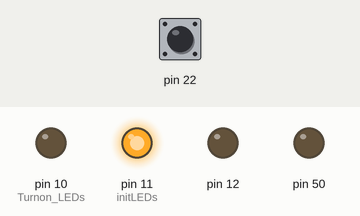
Simulated run of this program. Board: Arduino Mega 2560, built with avr-gcc and run on an emulated ATmega2560. Parts: output pins drawn as LEDs (lit = HIGH). Inputs (shaded band) come from the test bench; at power-on: pin 22 HIGH.

Above: at 0.1 s.
At 2.8 s:
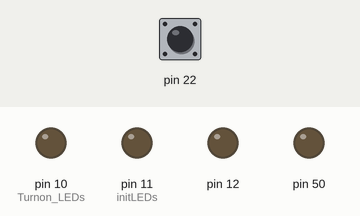
2.9 s: pin 22 pulled LOW for 1.2 s
At 7.9 s:
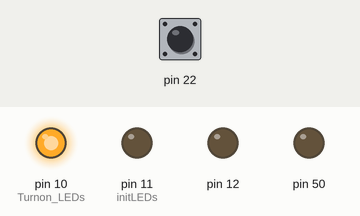
Timing chart, 0 to 11.6 s (numbered marks = the images above; inputs shaded):
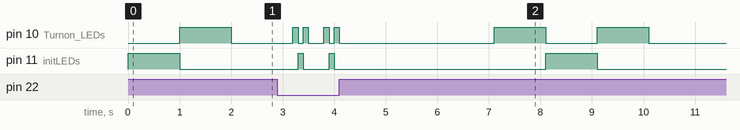

The program:

main.cpp
```cpp
#include <Arduino.h>
#include <avr/io.h>
#include <util/delay.h>
#include "led.h"
#include "switch.h"
#define SHORT_DELAY 100
#define LONG_DELAY 1000

int main() {
initLEDs ();
initswitch();

while (1) {
  for(int i = 4; i < 11; i++){
    if(!(PINA & (1 << PINA0))){
      if(i == 8)
        i++;
      runLED(i);
      _delay_ms(100);
    }
    else{
            if(i == 8)
        i++;
      runLED(i);
      _delay_ms(1000);
    }
  }
}
}
```

led.cpp
```cpp
#include <Arduino.h>
#include <avr/io.h>
#include "led.h"

// showing use of serial print to the serial monitor for debugging only
// set baud rate for the serial port print function


void initLEDs() {
DDRB  |= (1 << DDB5)| (1 << DDB4) | (1 << DDH6) | (1 << DDH5) | (1 << DDH4) | (1 << DDH3) | (1 << DDE3) | (1 << DDG5);
}

///////////////////////////////////////////////////////////////////
// function void Turnon_LEDs passes a count variable that corresponds to the LED
// and turns on the specific LED
// starting count at the header pin # 11
void Turnon_LEDs(unsigned int LEDnum) {
    switch (LEDnum)
    {
    case 4:  // header pin 11
        PORTG |= ( 1 << PORTG5);
        break;
    case 5:  // header pin 11
        PORTE |= ( 1 << PORTE3);
        break;
    case 6:  // header pin 11
        PORTH |= ( 1 << PORTH3);
        break;
    case 7:  // header pin 11
        PORTH |= ( 1 << PORTH4);
        break;
    case 8:  // header pin 11
        PORTH |= ( 1 << PORTH5);
        break;
    case 9:  // header pin 11
        PORTH |= ( 1 << PORTH6);
        break;

    case 10:  // header pin 12
        PORTB |= (1 << PORTB4);
        break;

    case 11:  // header piin 13
        PORTB |= (1 << PORTB5);
        break;

    default:
        break;
    }

}
// function void Turnoff_LEDs passes a count variable that corresponds to the LED
// and turns off the specific LED
// starting count at the header pin # 11
void Turnoff_LEDs(unsigned int LEDnum) {
    switch (LEDnum)
    {
    case 4:  // header pin 11
        PORTG &= ~( 1 << PORTG5);
        break;
    case 5:  // header pin 11
        PORTE &= ~( 1 << PORTE3);
        break;
    case 6:  // header pin 11
        PORTH &= ~( 1 << PORTH3);
        break;
    case 7:  // header pin 11
        PORTH &= ~( 1 << PORTH4);
        break;
    case 8:  //header pin 11//
        PORTH &= ~(1 << PORTH5);
        break;
    case 9:  //header pin 11//
        PORTH &= ~(1 << PORTH6);
        break;
    case 10:  // led in header pin 12
        PORTB &= ~(1 << PORTB4);
        break;

    case 11:  // led in header pin 13
        PORTB &= ~(1 << PORTB5);
        break;

    default:
        break;
    }
}

//
void runLED(unsigned int LEDnum){
    int matchLED = (-2 * LEDnum) + 15 + LEDnum;
    //ON        OFF
    //11 & 4    10&5
    //10 & 5    11 & 5
    //9 & 6     10 & 5
    //8 & 7     9 & 6
    //9 & 6     8 & 7
    //10 & 5    9 & 6
    //11 & 4    10 & 5
    Turnon_LEDs(LEDnum);
    Turnon_LEDs(matchLED);
    if (LEDnum != 4){
        Turnoff_LEDs(LEDnum - 1);
        Turnoff_LEDs(matchLED + 1);
    }
    else{
        Turnoff_LEDs(10);
        Turnoff_LEDs(5);
    }
}
```

led.h
```cpp
// Author:
// Net ID:
// Date:
// Assignment:
//
// Description: Header File for two LED functions
//--------------------------------------------------------------//
#ifndef LED_H
#define LED_H

void initLEDs();
void runLED(unsigned int LEDnum);
void Turnon_LEDs(unsigned int LEDnum);
void Turnoff_LEDs(unsigned int LEDnum);

#endif
```

switch.cpp
```cpp
#include <avr/io.h>
#include "switch.h"


void initswitch() {
    DDRA &= ~(1 << DDA0); //set direction for input
    PORTA |= (1 << PORTA0); //enable pull up resistor
}
```

switch.h
```cpp
// Author:
// Net ID:
// Date:
// Assignment:
//
// Description: c++ Code for initializing LEDS and Toggle LEDS
//------------------------------------------------------------
//

#ifndef SWITCH_H
#define SWITCH_H
void initswitch();
#endif
```
